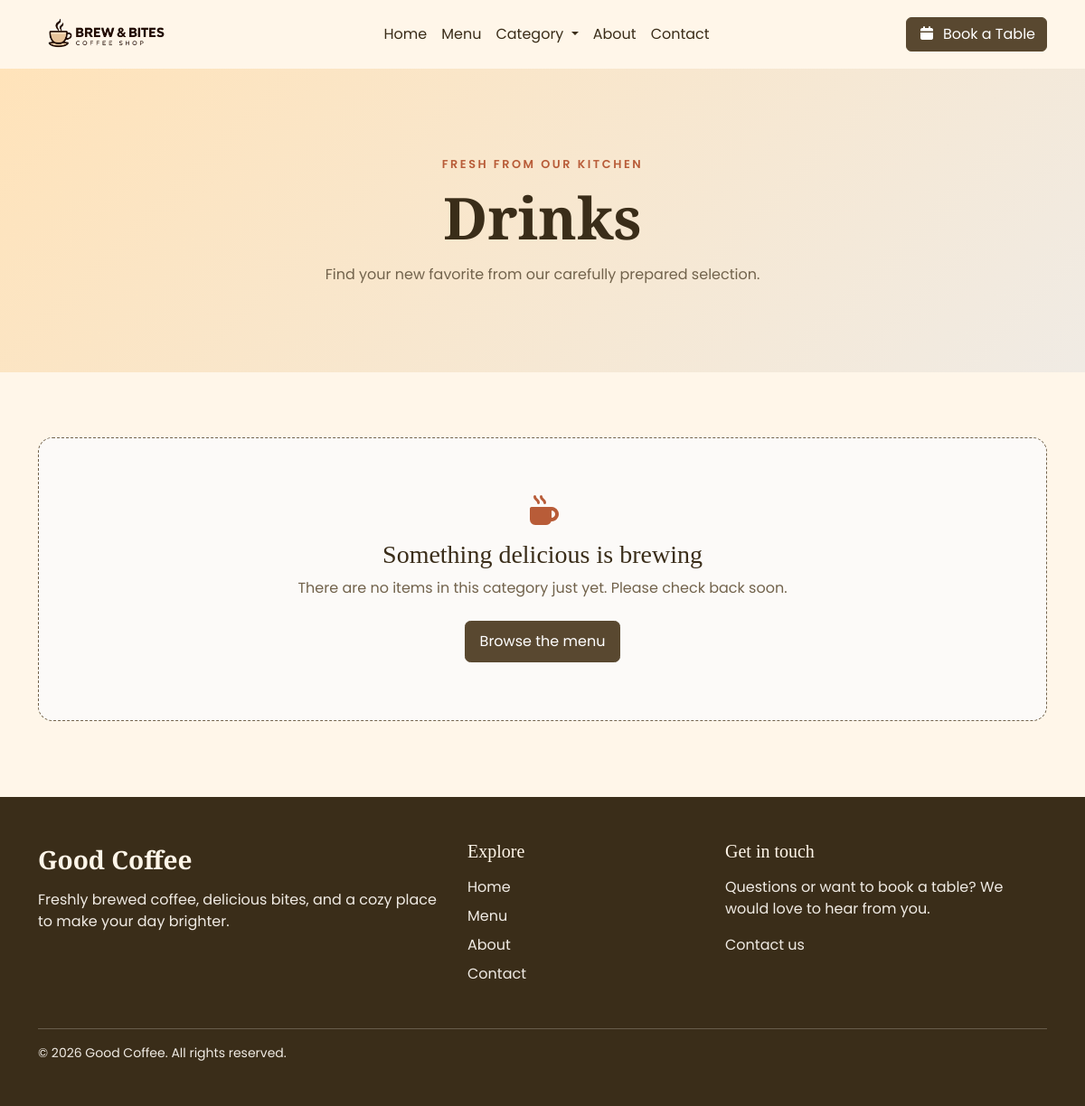
Page /category/drinks on the earlier database version.
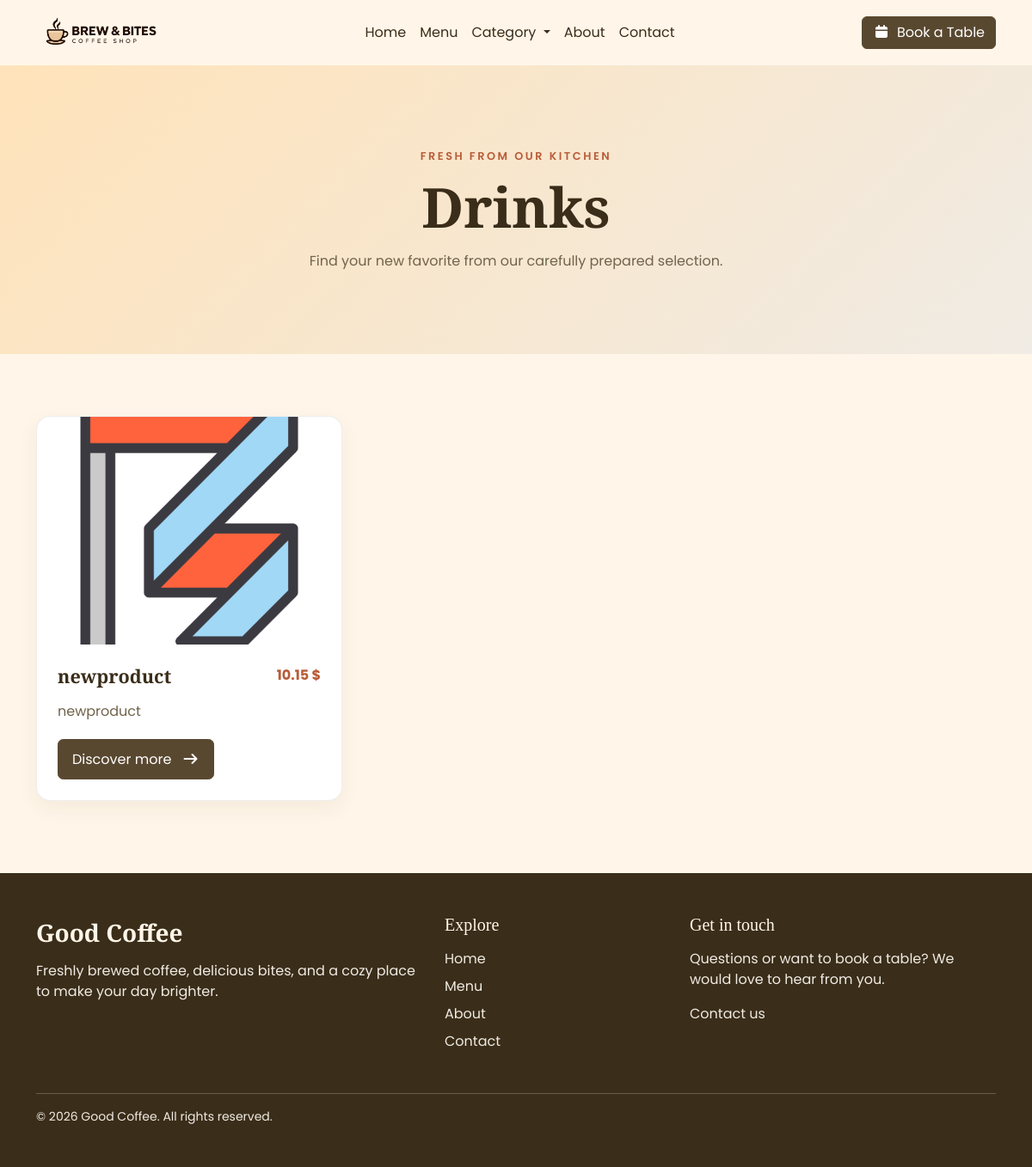
Same page on the later database version.
### aplikacion/models.py (models this page shows, shortened)
class Product(models.Model):
    product_slug = models.SlugField(primary_key=True)
    product_name = models.CharField(max_length=200, null=True, blank=True)
    product_description = models.TextField(null=True, blank=True)
    product_price = models.DecimalField(max_digits=6, decimal_places=2, null=True, blank=True)
    product_image = models.ImageField(upload_to="product/")
    product_category = models.ForeignKey(Category, on_delete=models.CASCADE, null=True, blank=True)
    product_ingredient = models.ManyToManyField(Ingredient, blank=True, null=True)

### aplikacion/views.py (the view)
# urls.py: path("category/<slug>", views.category, name="categoryPage"),
def category(request, slug):
    allCategory = Category.objects.all()
    getCategory = Category.objects.get(category_slug=slug)
    productsCategory = Product.objects.filter(product_category=getCategory)
    context = {"getCategory":getCategory, "allCategory":allCategory, "productsCategory":productsCategory}
    return render(request, "category.html", context)

### aplikacion/templates/category.html (shortened to what this page needs)
{% extends "index.html" %}
{% load static %}
{% block content %}
<main class="category-page">
    <section class="category-heading">
        <div class="container">
            <p class="category-eyebrow">Fresh from our kitchen</p>
            <h1>{{getCategory.category_name}}</h1>
            <p class="category-intro">Find your new favorite from our carefully prepared selection.</p>
        </div>
    </section>
    <section class="container category-products" aria-label="{{getCategory.category_name}} products">
        <div class="row g-4">
            {% for product in productsCategory %}
            <div class="col-12 col-md-6 col-lg-4">
                <article class="card category-product-card h-100">
                    <a class="category-product-image-link" href="{% url 'productPage' product.product_slug %}" aria-label="View {{product.product_name}}">
                        <img src="{{product.product_image.url}}" class="card-img-top category-product-image" alt="{{product.product_name}}">
                    </a>
                    <div class="card-body d-flex flex-column">
                        <div class="d-flex justify-content-between align-items-start gap-3">
                            <h2 class="card-title category-product-title">{{product.product_name}}</h2>
                            {% if product.product_price %}
                            <p class="category-product-price mb-0">{{product.product_price}} $</p>
                            {% endif %}
                        </div>
                        {% if product.product_description %}
                        <p class="category-product-description">{{product.product_description|truncatewords:18}}</p>
                        {% endif %}
                        <a href="{% url 'productPage' product.product_slug %}" class="btn category-product-button mt-auto">
                            Discover more <i class="fa-solid fa-arrow-right ms-2" aria-hidden="true"></i>
                        </a>
                    </div>
                </article>
            </div>
            {% empty %}
            <div class="col-12">
                <div class="category-empty-state">
                    <i class="fa-solid fa-mug-hot" aria-hidden="true"></i>
                    <h2>Something delicious is brewing</h2>
                    <p>There are no items in this category just yet. Please check back soon.</p>
                    <a href="{% url 'menuPage' %}" class="btn category-product-button">Browse the menu</a>
                </div>
            </div>
            {% endfor %}
        </div>
    </section>
</main>
{% endblock %}

Differences in the rows shown:
added Product: product_image (picture), product_name "newproduct", product_price "10.15", product_description "newproduct"
Other differences:
text no longer shown: "Something delicious is brewing There are no items in this category just yet. Please check back soon. Browse the menu"
